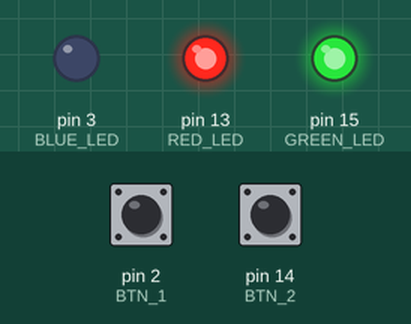
A program run on a simulated Arduino Uno, built with avr-gcc and run on an emulated ATmega328P. Shown: output pins drawn as LEDs (lit = HIGH). The test bench sets the inputs (shaded band); at power-on: pin 2 (BTN_1) HIGH, pin 14 (BTN_2) HIGH.

Above: at 1.8 s.
1.9 s: pin 2 (BTN_1) pulled LOW for 0.6 s
At 2.5 s:
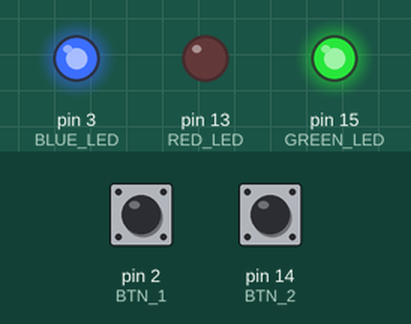
4.0 s: pin 14 (BTN_2) pulled LOW for 0.6 s
At 5.4 s:
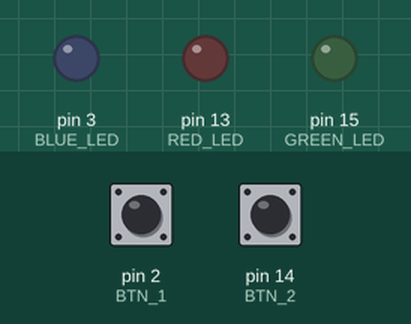
6.1 s: pin 2 (BTN_1) pulled LOW for 1 s
At 6.8 s:
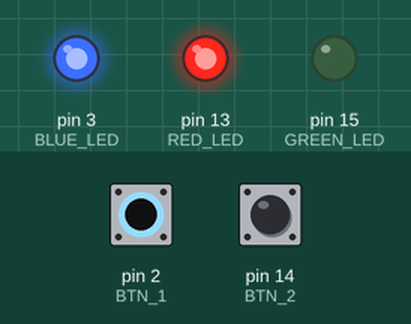
Timing chart, 0 to 9.1 s (numbered marks = the images above; inputs shaded):
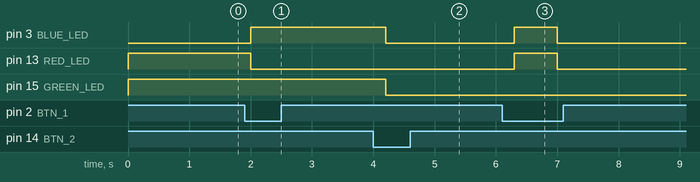

The program:

main.cpp
```cpp
#include <Arduino.h> //header ce conține toate definițiile pentru API
#define RED_LED 13 // este de preferat în continuare să folosim macrouri, nu hardcodăm valori!
#define GREEN_LED 15
#define BLUE_LED 3
#define BTN_1 2
#define BTN_2 14

void aprindeLEDVerde() {
  digitalWrite(GREEN_LED, LOW);
}

void stingeLEDVerde() {
  digitalWrite(GREEN_LED, HIGH);
}

void aprindeLEDRosu() {
  digitalWrite(RED_LED, LOW);
}

void stingeLEDRosu() {
  digitalWrite(RED_LED, HIGH);
}

void aprindeLEDAlbastru() {
  digitalWrite(BLUE_LED, LOW);
}

void stingeLEDAlbastru() {
  digitalWrite(BLUE_LED, HIGH);
}

void seteazaLEDOutput() {
  pinMode(RED_LED, OUTPUT);
  pinMode(GREEN_LED, OUTPUT);
  pinMode(BLUE_LED, OUTPUT);
}

void seteazaLEDInput() {
  pinMode(RED_LED, INPUT);
  pinMode(GREEN_LED, INPUT);
  pinMode(BLUE_LED, INPUT);
}

void seteazaButoaneInput() {
  pinMode(BTN_1, INPUT_PULLUP);
  pinMode(BTN_2, INPUT_PULLUP);
}

bool citesteButon1() {
  return digitalRead(BTN_1);
}

bool citesteButon2() {
  return digitalRead(BTN_2);
}

void setup() {
  seteazaLEDInput();

  stingeLEDRosu();
  stingeLEDVerde();
  aprindeLEDAlbastru();

  seteazaButoaneInput();
}

int button1Counter = 0;
bool button1IsNotPressedLast = 0, button1IsNotPressed = 0;

int button2Counter = 0;
bool button2IsNotPressedLast = 0, button2IsNotPressed = 0;

void loop() {
    button1IsNotPressedLast = button1IsNotPressed;
    button1IsNotPressed = citesteButon1();

    button2IsNotPressedLast = button2IsNotPressed;
    button2IsNotPressed = citesteButon2();

    if (button2IsNotPressedLast && !button2IsNotPressed) {
      button2Counter++;
    }

    if (button2Counter % 2 == 0) {
      seteazaLEDOutput();
    }
    else {
      seteazaLEDInput();
      _delay_ms(200);
      seteazaLEDOutput();
    }

    if (!button1IsNotPressed && button1IsNotPressedLast) {
      if (button1Counter % 3 == 0) {
        stingeLEDVerde();
        stingeLEDAlbastru();
        aprindeLEDRosu();
      }
      else if (button1Counter % 3 == 1) {
        stingeLEDRosu();
        stingeLEDAlbastru();
        aprindeLEDVerde();
      }
      else if (button1Counter % 3 == 2) {
        stingeLEDRosu();
        stingeLEDVerde();
        aprindeLEDAlbastru();
      }

      button1Counter++;
    }

  delay(500);
}
```

Measured:
- after the input at 1.9 s, pin 3 (BLUE_LED): LOW → HIGH after 0.10 s; pin 13 (RED_LED): HIGH → LOW after 0.10 s
- after the input at 4.0 s, pin 3 (BLUE_LED), pin 15 (GREEN_LED): HIGH → LOW after 0.20 s
- after the input at 6.1 s, pin 3 (BLUE_LED), pin 13 (RED_LED): LOW → HIGH after 0.20 s, → LOW 0.70 s later
